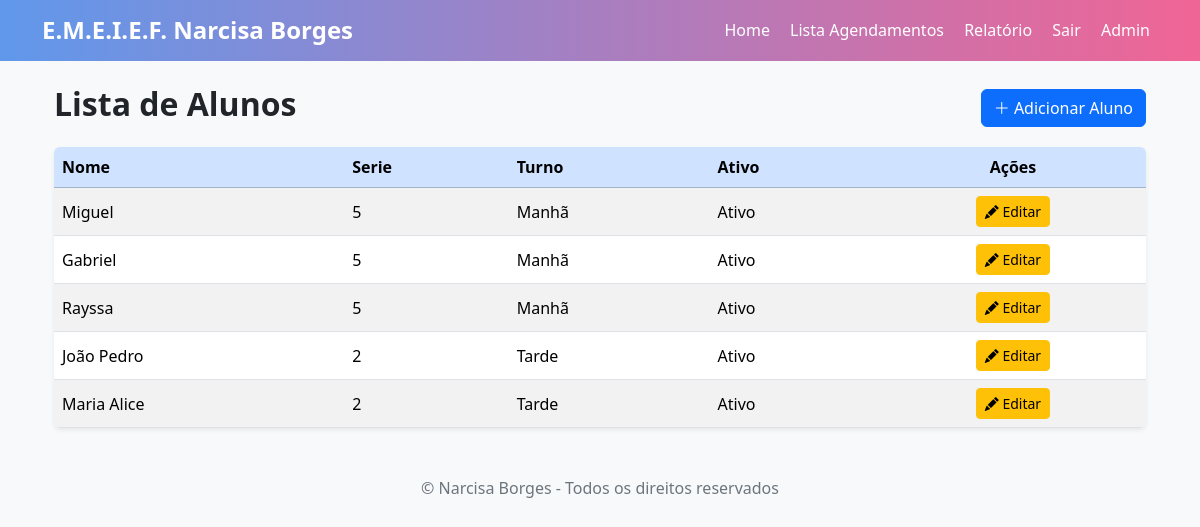
/alunos/ (signed in), run on an earlier commit of the app's database.
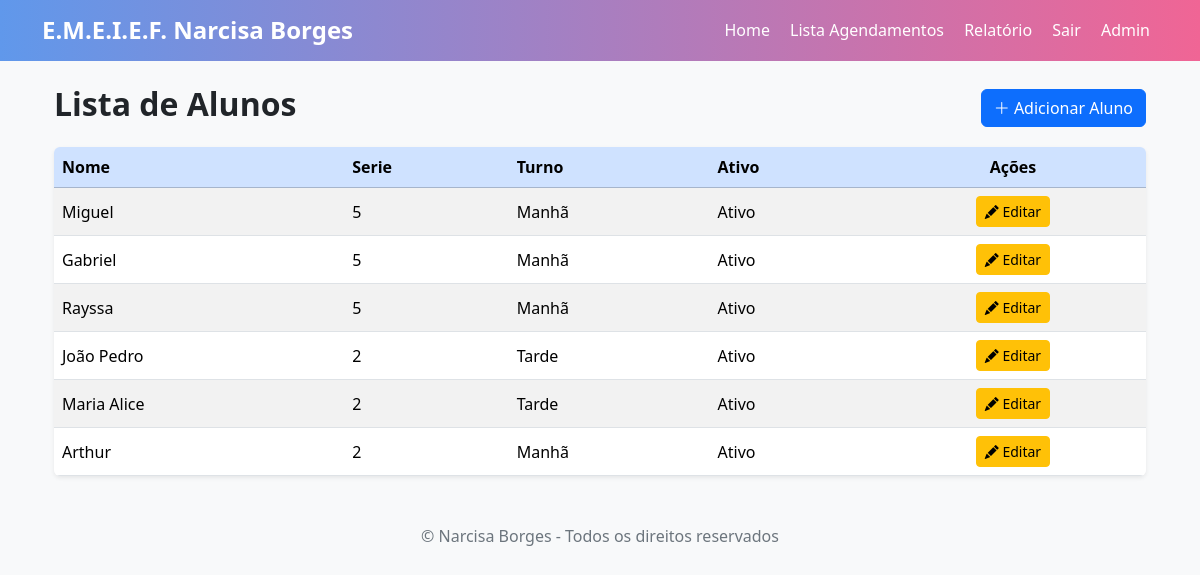
And on a later commit of the database.
### escola/models/aluno.py (models this page shows, shortened)
class Aluno(models.Model):
    nome = models.CharField(max_length=100)
    serie = models.CharField(max_length=10, blank=True, null=False)
    turno = models.CharField(max_length=10, blank=True, null=False)
    telefone = models.CharField(max_length=20, blank=True, null=True)
    is_active = models.BooleanField(default=True)

### escola/views/aluno_view.py (the view)
# urls.py: path('', alunos_list, name='alunos_list'),
@login_required
@permission_required('escola.view_aluno', raise_exception=True)
def alunos_list(request):
    alunos = Aluno.objects.all()
    return render(request, 'alunos/alunos_list.html', {'alunos': alunos})

### escola/templates/alunos/alunos_list.html (shortened to what this page needs)
{% extends 'base.html' %}
{% block content %}
<div class="container mt-4">
    <div class="d-flex justify-content-between align-items-center mb-3">
        <h2 class="fw-bold">Lista de Alunos</h2>
        <a href="{% url 'alunos:aluno_create' %}" class="btn btn-primary">
            <i class="bi bi-plus-lg"></i> Adicionar Aluno
        </a>
    </div>
    <div class="table-responsive shadow-sm rounded">
        <table class="table table-hover table-striped align-middle mb-0">
            <thead class="table-primary">
                <tr>
                    <th>Nome</th>
                    <th>Serie</th>
                    <th>Turno</th>
                    <th>Ativo</th>
                    <th class="text-center">Ações</th>
                </tr>
            </thead>
            <tbody>
                {% for aluno in alunos %}
                <tr>
                    <td>{{ aluno.nome }}</td>
                    <td>{{ aluno.serie }}</td>
                    <td>{{ aluno.turno }}</td>
                    <td>{% if aluno.is_active %}Ativo{% else %}Inativo{% endif %}</td>
                    <td class="text-center">
                        <form action="{% url 'alunos:aluno_edit' aluno.pk %}" method="post" style="display:inline;">
                            <button type="submit" class="btn btn-sm btn-warning">
                                <i class="bi bi-pencil-fill"></i> Editar
                            </button>
                        </form>
                    </td>
                </tr>
                {% empty %}
                <tr>
                    <td colspan="4" class="text-center text-muted">Nenhum aluno cadastrado.</td>
                </tr>
                {% endfor %}
            </tbody>
        </table>
    </div>
</div>
<link href="https://cdn.jsdelivr.net/npm/bootstrap-icons@1.10.5/font/bootstrap-icons.css" rel="stylesheet">
{% endblock %}

What changed in the data, as far as the page shows it:
added Aluno: nome "Arthur", serie "2", turno "Manhã", is_active "Ativo"
